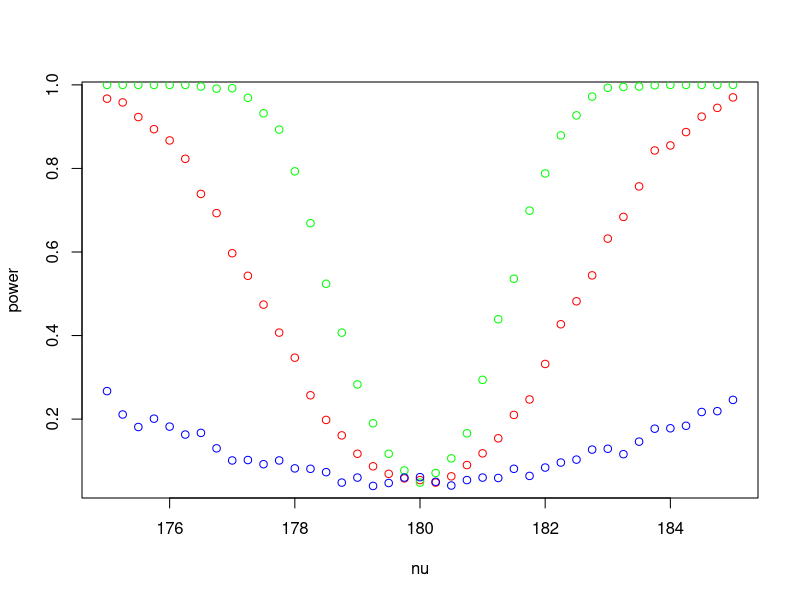
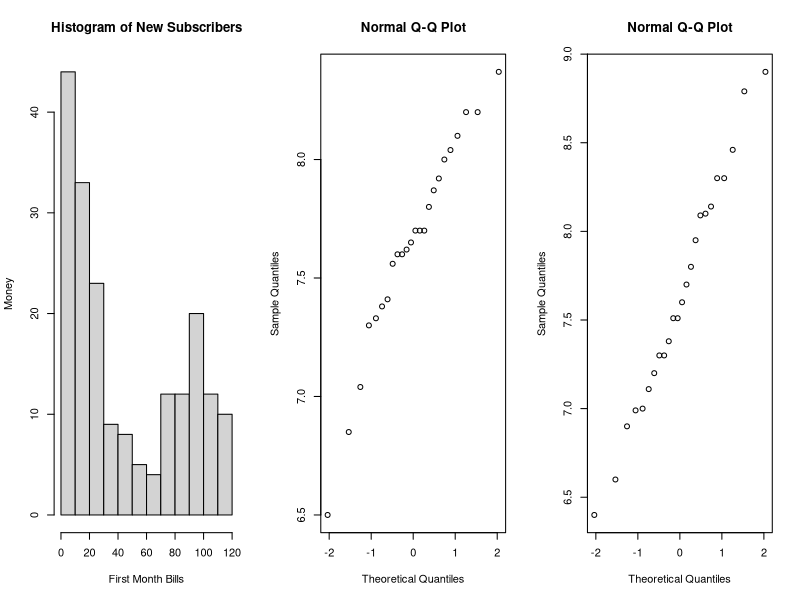
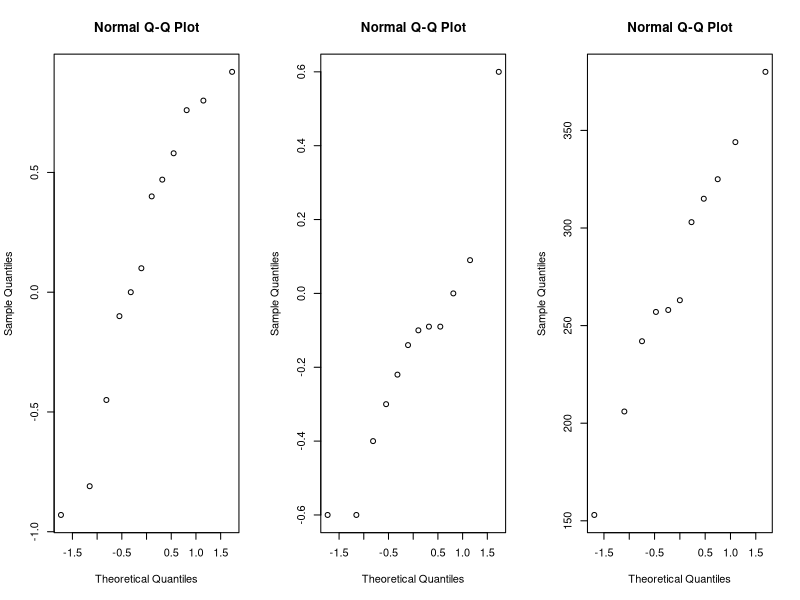
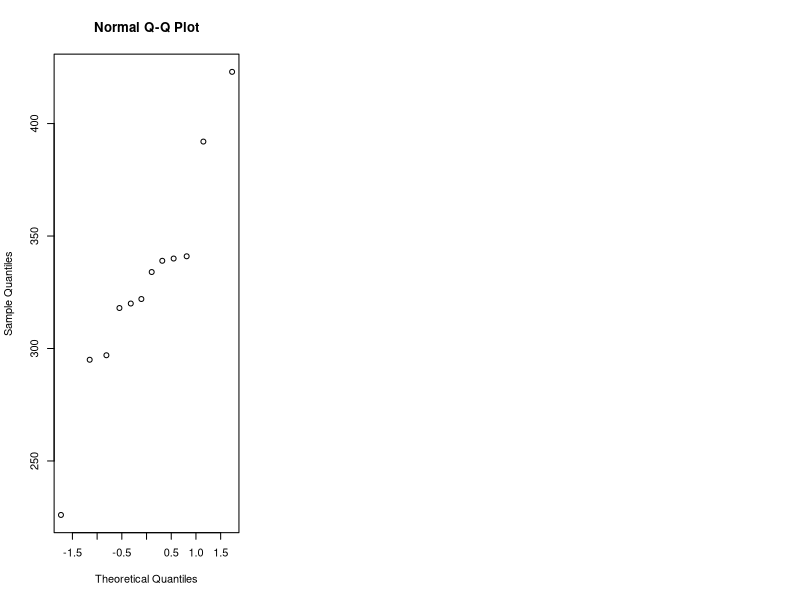
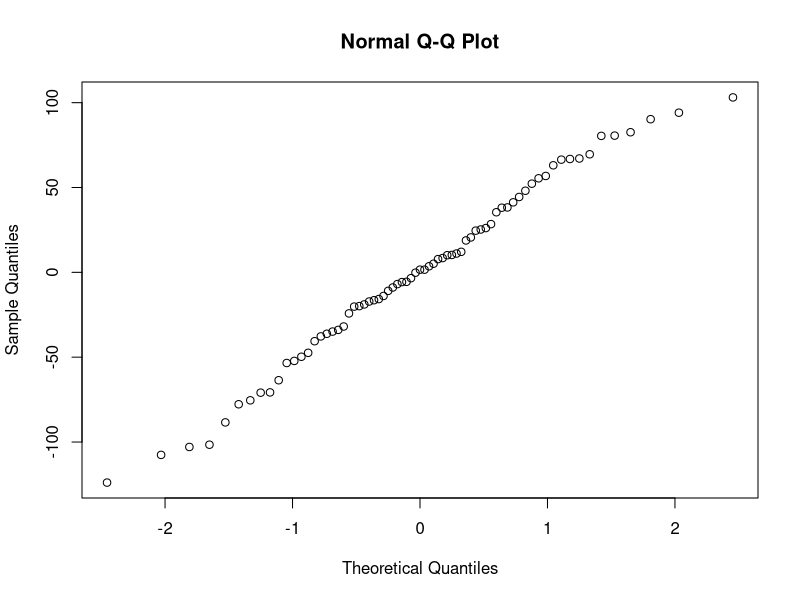
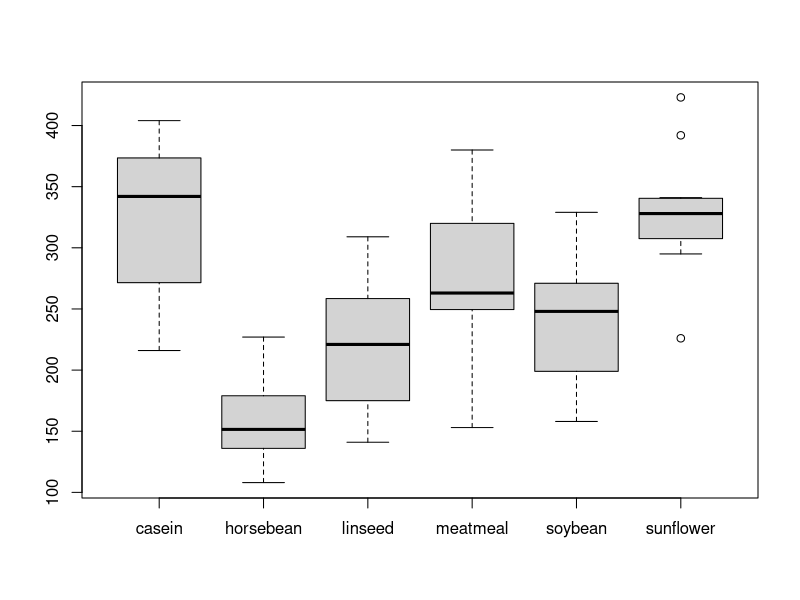
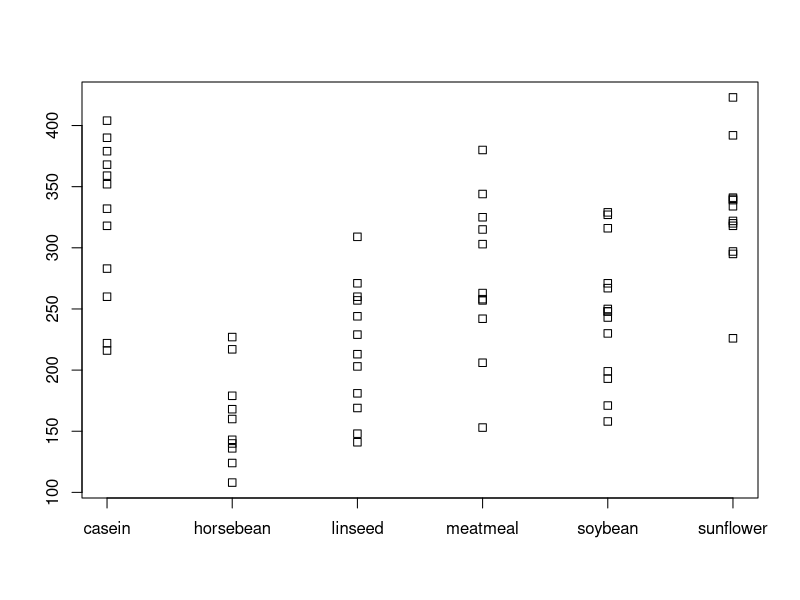

Recreate these plots in R, in order.
## ---- chunk 1
set.seed(1234)
## ---- chunk 2
powerOfTtest <- function(n, m, mu, nu, sd)
{
  B = 1000; p = numeric(B); power = numeric(length(nu))
  for (i in 1:length(nu))
  {
    for (b in 1:B)
    {
      x = rnorm(n, mu,sd); y = rnorm(m, nu[i],sd)
      p[b] = t.test(x,y,var.equal=TRUE)[[3]]
    }
    power[i] = mean(p<0.05)
  }
  power
}
## ---- chunk 3
nu = seq(175,185,by=0.25); mu = 180 # these parameters stay equal in all sets
# compute and plot power function with parametrs : n = m = 30, and sd = 5
n = m = 30; sd = 5
power = powerOfTtest(n, m, mu, nu, sd)
plot(nu, power, col = 'red')

# compute and plot power function with parametrs : n = m = 100,and sd = 5.
n = m = 100; sd = 5
power = powerOfTtest(n, m, mu, nu, sd)
points(nu, power, col = 'green')

# compute power function with parametrs : n = m = 30, and sd = 15.
n = m = 30; sd = 15
power = powerOfTtest(n, m, mu, nu, sd)
points(nu, power, col = 'blue')
## ---- chunk 4
light = 7.442 / ((scan('light.txt', quiet=TRUE) / 1000 + 24.8) / 10^6)
light1879 = scan('light1879.txt', quiet=TRUE) + 299000
light1882 = scan('light1882.txt', quiet=TRUE) + 299000
par(mfrow=c(1,3))
shapiro.test(light)[[2]]
shapiro.test(light1879)[[2]]
shapiro.test(light1882)[[2]]
## ---- chunk 5
lightCi = t.test(light)[[4]]
light1879Ci = t.test(light1879)[[4]]
light1882Ci = t.test(light1882)[[4]]
c(lightCi[1], lightCi[2])
c(light1879Ci[1], light1879Ci[2])
c(light1882Ci[1], light1882Ci[2])
## ---- chunk 6
lightSpeed = 299792.458
p = wilcox.test(light,mu=lightSpeed)[[3]]
p1879 = t.test(light1879, mu=lightSpeed)[[3]]
p1882 = t.test(light1882,mu=lightSpeed)[[3]]
p; p1879; p1882;
## ---- chunk 7
telephoneBills = read.table('telephone.txt', header=TRUE)
telephone =  telephoneBills[telephoneBills$Bills!=0, ]
hist(telephone, xlab='First Month Bills', ylab='Money', main='Histogram of New Subscribers')
## ---- chunk 8
lambdas=seq(0.01, 0.1, by=0.01)
B=1000
t=median(telephone)
n=length(telephone)
p=numeric(length(lambdas))
for (i in 1:length(lambdas)) {
  tstar=numeric(B)
  for (b in 1:B) {
    xstar=rexp(n, lambdas[i])
    tstar[b]=median(xstar)
  }
  pl=sum(tstar<t)/B
  pr=sum(tstar>t)/B
  p[i]=2*min(pl,pr)
}
p
## ---- chunk 9
B = 1000
medians = numeric(B)
for (b in 1:B) {
  xstar=sample(telephone, size=length(telephone), replace=TRUE)
  medians[b] = median(xstar)
}
Tstar25 = quantile(medians, 0.025)
Tstar975 = quantile(medians, 0.975)
T1 = median(telephone)
c(2*T1-Tstar975,2*T1-Tstar25)
## ---- chunk 10
B = 1000
sample_means = numeric(B)
medians = numeric(B)
for (b in 1:B) {
  xstar = sample(telephone, size=length(telephone), replace=TRUE)
  sample_means[b] = mean(xstar)
  medians[b] = median(xstar)
}

central = mean(sample_means)
lambda = 1 / central
lambda
Tstar25 = quantile(medians, 0.025)
Tstar975 = quantile(medians, 0.975)
T1 = median(telephone)
c(2*T1-Tstar975,2*T1-Tstar25)
## ---- chunk 11
binom.test(sum(telephone>=40),length(telephone),p=0.5)[[3]]
binom.test(sum(telephone<10),length(telephone),p=0.25, alternative='greater')[[3]]
## ---- chunk 12
run = read.table('run.txt')
cor.test(run$before, run$after)

qqnorm(run$before)
qqnorm(run$after)
shapiro.test(run$before)[[2]]
shapiro.test(run$after)[[2]]
## ---- chunk 13
lemo = run[run$drink=='lemo', ]
t.test(lemo$before, lemo$after, paired = TRUE)[[3]]
qqnorm(lemo$after - lemo$before)
## ---- chunk 14
energy = run[run$drink=='energy', ]
t.test(energy$before, energy$after, paired = TRUE)[[3]]
qqnorm(energy$after - energy$before)
## ---- chunk 15
 mystat=function(x,y) {mean(x-y)} 
B=1000
tstar=numeric(B)
for (i in 1:B) 
{ 
 lemonstar=t(apply(cbind(lemo$before,lemo$after),1,sample))
 tstar[i]=mystat(lemonstar[,1],lemonstar[,2]) 
}
 myt=mystat(lemo$before,lemo$after)
 pl=sum(tstar<myt)/B 
 pr=sum(tstar>myt)/B
 p=2*min(pl,pr)
 p
## ---- chunk 16
mystat=function(x,y) {mean(x-y)} 
B=1000
tstar=numeric(B)
for (i in 1:B) 
{ 
 lemonstar=t(apply(cbind(energy$before,energy$after),1,sample))
 tstar[i]=mystat(lemonstar[,1],lemonstar[,2]) 
}
 myt=mystat(energy$before,energy$after)
 pl=sum(tstar<myt)/B 
 pr=sum(tstar>myt)/B
 p=2*min(pl,pr)
 p
## ---- chunk 17
lemo$difference = lemo$before - lemo$after
energy$difference = energy$before - energy$after
mystat=function(x,y) {mean(x-y)}
B=1000
tstar=numeric(B)
for (i in 1:B) {
  adiffstar=t(apply(cbind(lemo$difference,energy$difference),1,sample))
  tstar[i]=mystat(adiffstar[,1],adiffstar[,2])
}
myt=mystat(lemo$difference,energy$difference)
pl=sum(tstar<myt)/B
pr=sum(tstar>myt)/B
p=2*min(pl,pr)
p
## ---- chunk 18
meatmeal = chickwts[chickwts$feed == 'meatmeal', ]$weight
sunflower = chickwts[chickwts$feed == 'sunflower', ]$weight
t.test(meatmeal, sunflower)[[3]]
wilcox.test(meatmeal, sunflower)[[3]]
ks.test(meatmeal, sunflower)[[2]]

qqnorm(meatmeal)
qqnorm(sunflower)
## ---- chunk 19
chickwtsaov=lm(weight~feed,data=chickwts)
anova(chickwtsaov)[[5]][1]
summary(chickwtsaov)
## ---- chunk 20
par(mfrow=c(1,1)); qqnorm(residuals(chickwtsaov))
## ---- chunk 21
X <- split(chickwts$weight, chickwts$feed)
boxplot(X)
stripchart(X,vertical=TRUE)
## ---- chunk 22
attach(chickwts)
kruskal.test(weight,feed)
